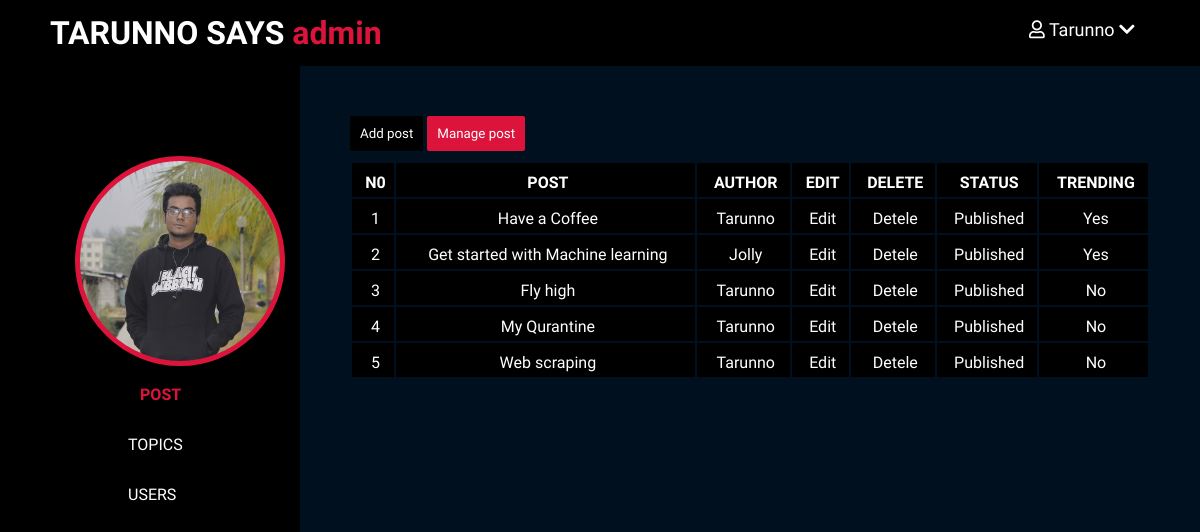
Screenshot of /admin/post/index.php (signed in) with the database file from the repository.
### tables this page shows
CREATE TABLE `posts` (
  `id` int(11) NOT NULL,
  `user_id` int(11) NOT NULL,
  `title` varchar(40) NOT NULL,
  `image` varchar(256) NOT NULL,
  `body` text NOT NULL,
  `published` tinyint(4) NOT NULL,
  `created_at` datetime NOT NULL DEFAULT current_timestamp(),
  `topics` varchar(256) NOT NULL,
  `trending` tinyint(11) NOT NULL,
  `sum_rating` bigint(11) NOT NULL,
  `rated_users` bigint(11) NOT NULL
);

CREATE TABLE `users` (
  `id` int(11) NOT NULL,
  `admin` tinyint(4) NOT NULL,
  `username` varchar(256) NOT NULL,
  `email` varchar(256) NOT NULL,
  `password` varchar(256) NOT NULL,
  `users_create_time` timestamp NOT NULL DEFAULT current_timestamp(),
  `profile_img_status` varchar(256) NOT NULL
);

### includes/db.inc.php (called while the page is built, shortened)
<?php
	require 'connect.inc.php';
	function stmt_excute($sql, $data){
		global $con;
		$stmt = mysqli_stmt_init($con);
		if(!mysqli_stmt_prepare($stmt, $sql)){
			echo $stmt->error;
		}
		$values = array_values($data);
		$type = str_repeat('s', count($values));
		mysqli_stmt_bind_param($stmt, $type, ...$values);
		mysqli_stmt_execute($stmt);
		$result = mysqli_stmt_get_result($stmt);
		return $result;
	}
	function selectAll($table, $conditions = []){
		global $con;
		$sql = "SELECT * FROM $table";
		if(empty($conditions)){
			$stmt = mysqli_stmt_init($con);
			mysqli_stmt_prepare($stmt, $sql);
			mysqli_stmt_execute($stmt);
			$result = mysqli_stmt_get_result($stmt);
			return $result;
		}
	}
	function selectOne($table, $conditions){
		$sql = "SELECT * FROM $table";
		$i = 0;
		foreach ($conditions as $key => $value) {
			if($i === 0){
				$sql = $sql . " WHERE $key=?";
			}else{
				$sql = $sql . " AND $key=?";
			}
			$i++;
		}
		$sql = $sql . ' LIMIT 1;';
		$result = stmt_excute($sql, $conditions);
		return $result;
	}

### includes/posts.inc.php (called while the page is built, shortened)
<?php
	$posts_obj = selectAll('posts');

### admin/post/index.php (the view, shortened to what this page needs)
<?php include '../../includes/posts.inc.php' ?>
<!DOCTYPE html>
<html lang="en" dir="ltr">
    <head>
        <link rel="stylesheet" href="https://cdnjs.cloudflare.com/ajax/libs/font-awesome/5.7.2/css/all.min.css"  />
        <link rel="stylesheet" href="../../css/index.css">
        <link rel="stylesheet" href="../../css/admin_post.css">
    </head>
    <body>
        <header>
            <div class="logo">
                <h1 class="logo-text"> TARUNNO SAYS <span style="color: crimson;"> admin </span> </h1>
            </div>
            <ul class="nav">
                <li id="user2">
                    <a href="#">
                        <i class="far fa-user"></i>
                        <?php echo $_SESSION['username']; ?>
                        <i class='fa fa-chevron-down' id="right2"></i>
                    </a>
                </li>
            </ul>
        </header>
        <div class="admin-container">
            <div class="admin-options">
				<?php
					if($_SESSION['profile_img_status'] == 1){
						echo '<div class="admin-pic" style="
							background-image: url(../../uploads/profile'.$_SESSION['id'].'.jpg);
							background-size: cover;
							backgroud-position: center; ">
						</div>';
					}
					else{
						echo '<div class="admin-pic" style="
							background-image: url(../../uploads/Default.png);
							background-size: cover;
							beckgroud-position: center; ">
						</div>';
					}
				?>
                <ul>
                    <li> <a href="../post/index.php" style="position: relative;
				    left: 40%; font-weight: bold; color: crimson;"> POST </a> </li>
                    <li> <a href="../topics/index.php"> TOPICS</a> </li>
                    <li> <a href="../users/index.php"> USERS </a> </li>
                </ul>
            </div>
            <div class="admin-edit">
                <div class="admin-edit-container">
                    <button type="button" name="button" class="add-post"> <a href="create.php"> Add post</a></button>
                    <button type="button" name="button" class="Manage-post" style="background: crimson;"> <a href="index.php">Manage post</a> </button>
                    <table>
                        <thead>
                            <th>N0</th>
                            <th>POST</th>
                            <th>AUTHOR</th>
                            <th>EDIT</th>
                            <th>DELETE</th>
                            <th>STATUS</th>
                            <th>TRENDING</th>
                        </thead>
                        <tbody>
                                <?php
                                    $i = 1;
                                    while($row = mysqli_fetch_assoc($posts_obj)){
                                        $user = selectOne('users', ['id' => $row['user_id']]);
                                        $user_name = mysqli_fetch_assoc($user);
                                        echo '<tr><td>'.$i.'</td>
                                        <td>'.$row['title'].'</td>
                                        <td>'.$user_name['username'].'</td>
                                        <td> <a href="edit.php?id='.$row['id'].'" class="edit"> Edit</a> </td>
                                        <td> <a href="edit.php?del_id='.$row['id'].'" class="detele">Detele</a> </td>';
                                        if($row['published'] == 1){
                                            echo '<td> <a href="../../includes/posts.inc.php?pub_id='.$row['id'].'" calss="published">Published</a> </td>';
                                        } else {
                                            echo '<td> <a href="../../includes/posts.inc.php?pub_id='.$row['id'].'" calss="Unpublished">Unpublished</a> </td>';
                                        }
                                        if($row['trending'] == 1){
                                            echo '<td> <a href="../../includes/posts.inc.php?tre_id='.$row['id'].'" calss="unpublish">Yes</a> </td></tr>';
                                        } else {
                                            echo '<td> <a href="../../includes/posts.inc.php?tre_id='.$row['id'].'" calss="Publish">No</a> </td></tr>';
                                        }
                                        $i++;
                                    }
                                ?>
                        </tbody>
                    </table>
                </div>
            </div>
        </div>
    </body>
</html>

### css/index.css (style rules this page uses)
* { padding: 0; margin: 0; }
.logo-text { margin-left: 20px; }
body { height: 100%; overflow-x: hidden; background-color: black; }
header { background-color: transparent; height: 66px; }
header * { font-family: 'Saira Condensed', sans-serif; color: #fff; }
header .logo { line-height: 66px; float: left; }
header ul { display: block; float: right; list-style: none; margin-right: 10px; }
header ul li { float: left; position: relative; }
header ul li a { display: block; text-decoration: none; padding: 19px; font-size: 18px; }
#user2 { width: 180px; }
#right2 { transition: .5s; }

### css/admin_post.css (style rules this page uses)
body { height: 100%; width: 100%; background-color: black; }
header * { background-color: black; color: #fff; }
header { background-color: black; color: #fff; }
header ul li a { background-color: black; }
.admin-pic { border: 5px solid crimson; display: inline-block; width: 200px; height: 200px; margin-left: 25%; margin-top: 30%; border-radius: 200px; }
.admin-container { font-family: 'Saira Condensed', sans-serif; color: #fff; width: 100%; min-height: 100vh; height: 100%; }
.admin-options { width: 25%; float: left; min-height: 100vh; height: 100%; background-color: black; }
.admin-edit { width: 75%; float: left; height: 100%; min-height: 100vh; background-color: #00101f; }
.admin-options ul li { width: 100%; height: 50px; }
.admin-options ul li a { padding: 20px; font-family: 'Saira Condensed', sans-serif; color: #fff; position: relative; top: 30%; left: 36%; transform: translate(-50%, -50%); text-decoration: none; transition: .5s; }
.admin-edit button a { text-decoration: none; font-family: 'Saira Condensed', sans-serif; color: #fff; }
.admin-edit-container { padding: 50px; }
.admin-edit button { background-color: black; padding: 10px; border: none; border-radius: 2px; margin-bottom: 10px; }
table { text-align: center; width: 100%; }
.admin-edit table a { text-decoration: none; color: #fff; }
.admin-edit td, .admin-edit th { background-color: black; padding: 10px 5px 5px 10px; }
.logo { margin-left: 30px; }

### rows the page displays
posts: title "Have a Coffee", user.username "Tarunno"
posts: title "Get started with Machine learning", user.username "Jolly"
posts: title "Fly high", user.username "Tarunno"
posts: title "My Qurantine", user.username "Tarunno"
posts: title "Web scraping", user.username "Tarunno"

### other values shown
$_SESSION['username'] "Tarunno"
